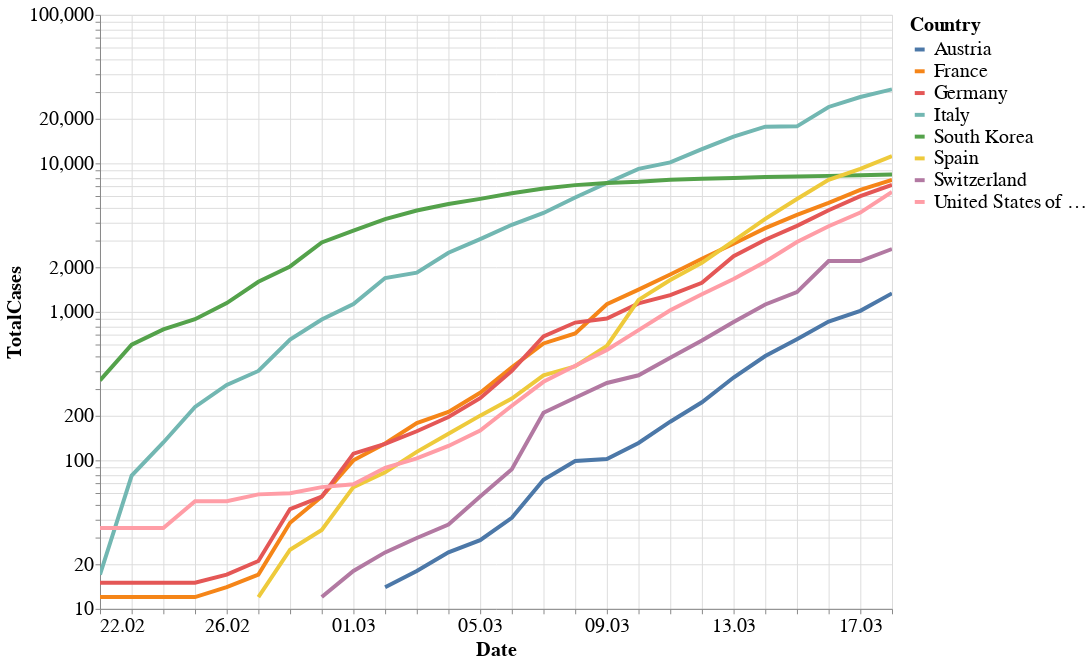

The code cell stored with this chart in its notebook:
### Markdown cell above
## Number of confirmed cases in selected countries
This plot shows the number of total confirmed cases over time. Note that the y-axis is logarithmic since the progression can be approximated with an exponential function (at least at the beginning of the outbreak). The plot includes selected EU countries and South Korea, which records the largest number of cases worldwide after China.

### Code cell
alt.themes.enable('theme_1')
countries = ['Italy', 'Austria', 'France', 'Spain', 'Germany', 'Switzerland', 'South Korea', 'United States of America']
from altair import datum

alt.Chart(df[(df.Country.isin(countries)) & (df.DateRep > '2020-02-21')]).mark_line().encode(
    alt.Y('TotalCases', scale=alt.Scale(type='log')),
    alt.X('DateRep:T', axis = alt.Axis(title = 'Date', format = ("%d.%m"))),
    color='Country',
    tooltip=['Country', 'DateRep', 'TotalCases']
).properties(
    height=600,
    width=800
).transform_filter(
    (datum.TotalCases > 10)
).interactive()

### Figure 1 — Vega-Lite specification as saved in the notebook (floating-point values rounded to 4 significant figures; data arrays with more than 128 entries replaced by an {"elided": "..."} marker saying what was removed)
{"width": 800, "height": 600, "config": {"line": {"strokeWidth": 4}, "style": {"bar": {"size": 20}}, "legend": {"symbolSize": 100, "titleFontSize": 20, "labelFontSize": 20}, "axis": {"titleFontSize": 20, "labelFontSize": 20}}, "data": {"name": "data-9f45084bbb901bdddb9085f0e8455e07"}, "mark": "line", "encoding": {"color": {"type": "nominal", "field": "Country"}, "tooltip": [{"type": "nominal", "field": "Country"}, {"type": "temporal", "field": "DateRep"}, {"type": "quantitative", "field": "TotalCases"}], "x": {"type": "temporal", "axis": {"format": "%d.%m", "title": "Date"}, "field": "DateRep"}, "y": {"type": "quantitative", "field": "TotalCases", "scale": {"type": "log"}}}, "selection": {"selector005": {"type": "interval", "bind": "scales", "encodings": ["x", "y"]}}, "transform": [{"filter": "(datum.TotalCases > 10)"}], "$schema": "https://vega.github.io/schema/vega-lite/v4.0.2.json", "datasets": {"data-9f45084bbb901bdddb9085f0e8455e07": {"elided": "208 records"}}}
